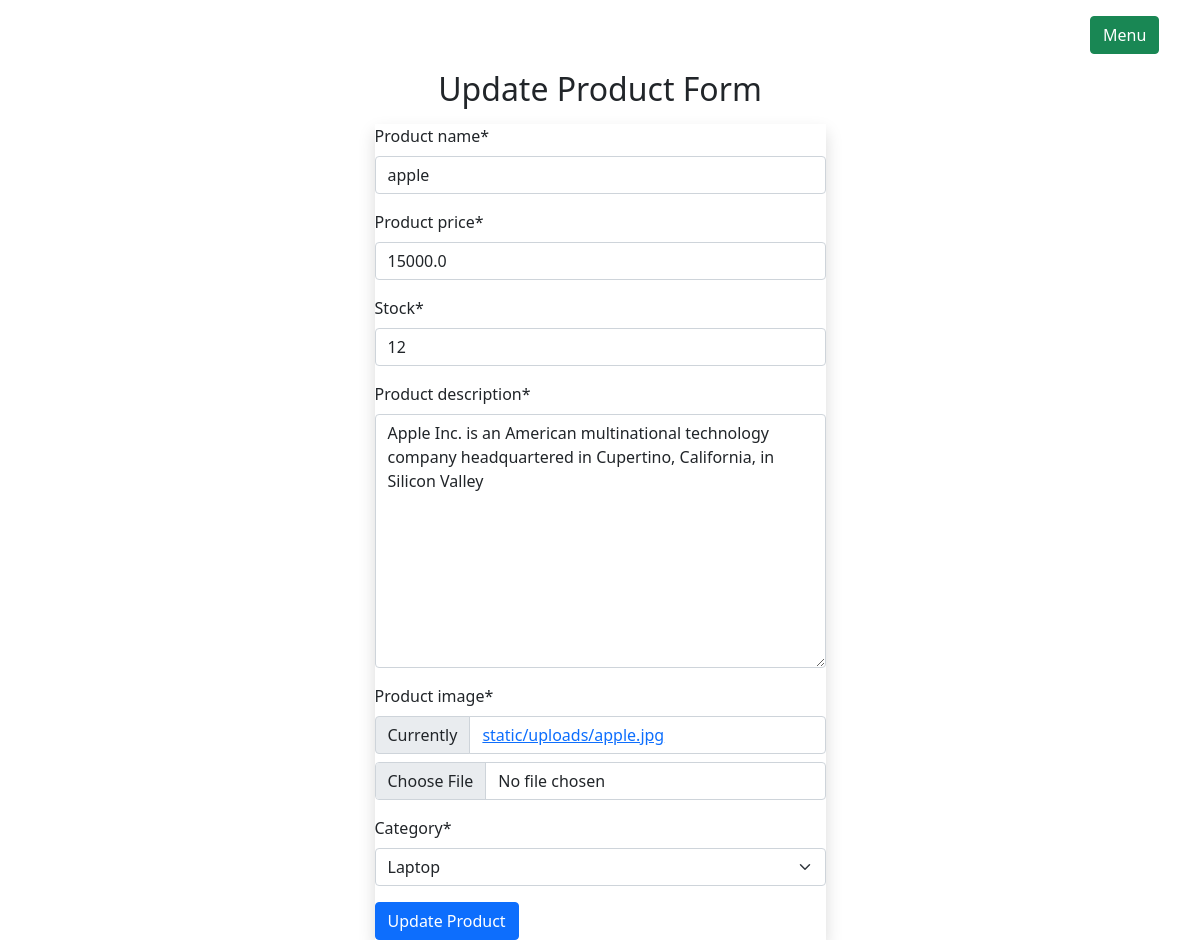
Before: /product/updateproduct/9 (signed in) with the older database file.
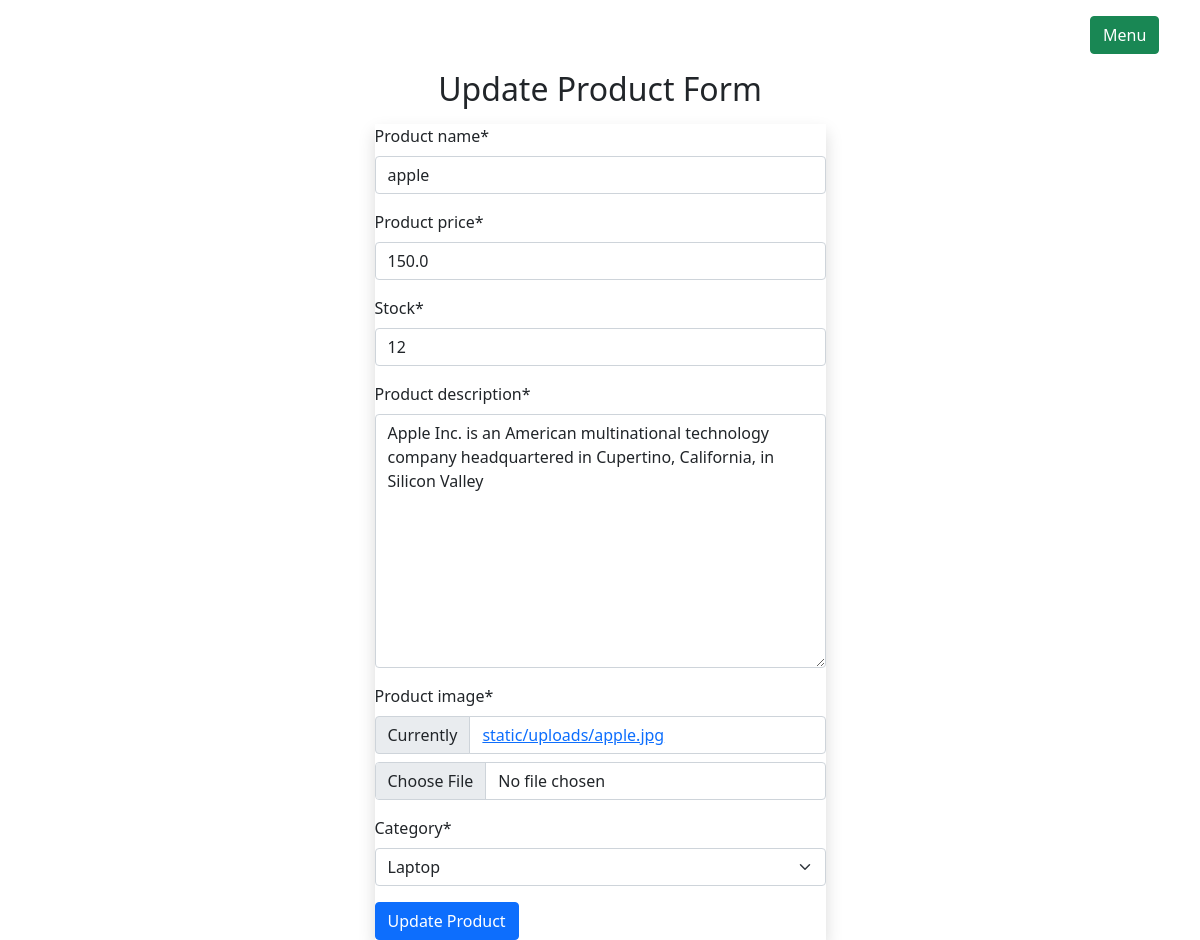
After: the same page with the newer database file.
### product/models.py (models this page shows, shortened)
class  Product(models.Model):
    product_name=models.CharField(max_length=255)
    product_price=models.FloatField()
    stock=models.IntegerField()
    product_description=models.TextField()
    product_image=models.FileField(upload_to='static/uploads',null=True)
    created_at=models.DateTimeField(auto_now_add=True)
    category=models.ForeignKey(Category,on_delete=models.CASCADE,null=True)

### userapp/auth.py (the view)
    def wapper_function(request,*args,**kwargs):
        if request.user.is_staff:
            return view_function(request,*args,**kwargs)
        else:
            return redirect('/')

### product/forms.py
class ProductForm(ModelForm):
    class Meta:
        model=Product
        fields='__all__'

### product/models.py (called while the page is built)
    def __str__(self):
        return self.category_name

### product/views.py (called while the page is built, shortened)
@login_required
@admin_only
def update_product(request,product_id):
    instance=Product.objects.get(id=product_id)
    context={
        'forms':ProductForm(instance=instance)
    }
    return render(request,'product/updateproduct.html',context)

### userapp/auth.py (called while the page is built)
def admin_only(view_function):
    def wapper_function(request,*args,**kwargs):
        if request.user.is_staff:
            return view_function(request,*args,**kwargs)
        else:
            return redirect('/')
    return wapper_function

### product/templates/product/updateproduct.html (shortened to what this page needs)
{% extends 'admins/adminlayout.html' %}
{% load static %}
{% load crispy_forms_tags %}
{% block main_content %}
  <div class="container">
    <div class="row d-flex justify-content-center">
      <div class="col-md-5">
        <h2 class="text-center my-3">Update Product Form</h2>
        <form action="" method="post" class="shadow" enctype="multipart/form-data" >
          {{ forms | crispy }}
          <div class="mt-3">
            <input type="submit" class="btn btn-primary" value="Update Product" />
          </div>
        </form>
      </div>
    </div>
  </div>
{% endblock %}

Changed rows visible on the page:
changed Product "apple": product_price "15000.0" → "150.0"
